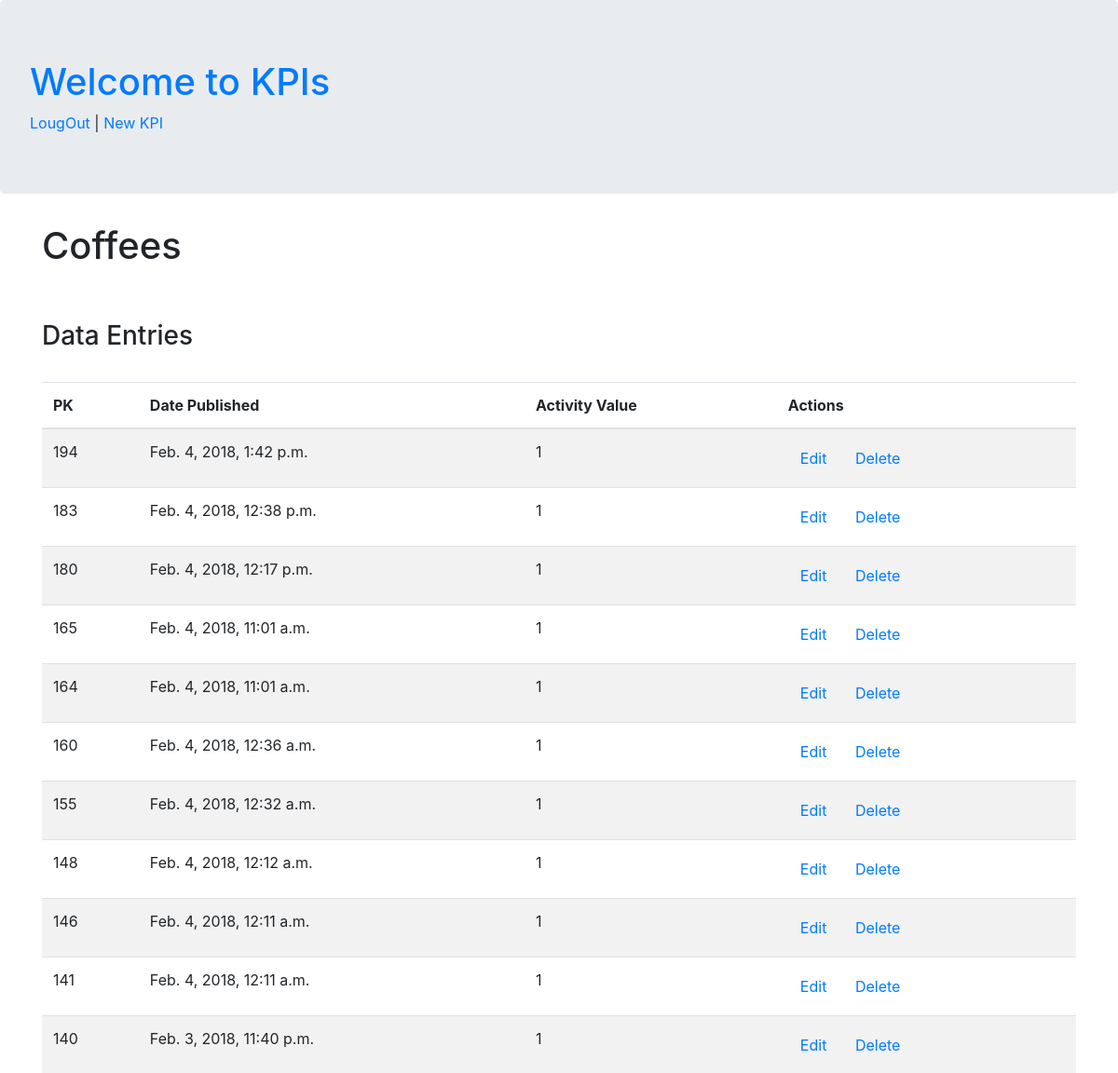
/kpis/1/ (signed in, upper part), run on an earlier commit of the app's database.
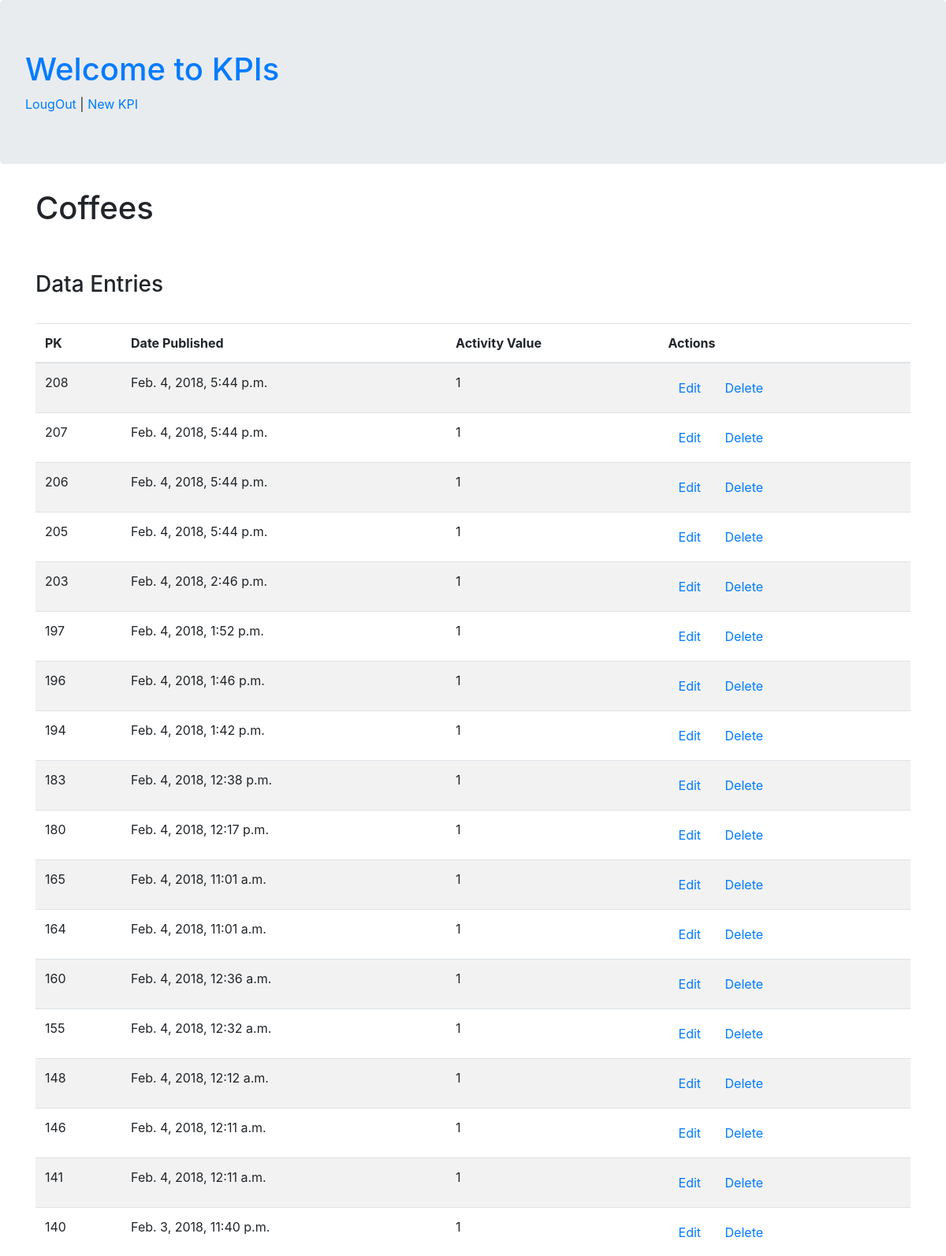
And on a later commit of the database.
### kpis/models.py (models this page shows, shortened)
class KPI(models.Model):
	author = models.ForeignKey('auth.User', on_delete = models.CASCADE)
	title = models.CharField(max_length = 200)
	date_created = models.DateTimeField(default = timezone.now)
	units = models.CharField(max_length = 20)
	DAILY = 'DY'
	WEEKLY = 'WK'
	MONTHLY = 'MH'
	YEARLY = 'YR'
	periodicity_choices = {
		(DAILY, 'Daily'),
		(WEEKLY, 'Weekly'),
		(MONTHLY, 'Monthly'),
		(YEARLY, 'Yearly'),
	}
	periodicity = models.CharField(
		max_length = 2,
		choices = periodicity_choices,
		default = DAILY,
		)
	RED = 'RD'
	GREEN = 'GR'
	BLUE = 'BL'
	group_choices = (
		(RED, 'Red'),
		(GREEN, 'Green'),
		(BLUE, 'Blue'),
	)
	group = models.CharField(
		max_length = 2,
		choices = group_choices,
		default = BLUE,
	)

class Activity(models.Model):
	activity_value = models.IntegerField(default = 1) # possibly default = 1,
	kpi = models.ForeignKey(KPI, on_delete = models.CASCADE, parent_link = True)
	datetime_logged = models.DateTimeField(default = timezone.now)

### kpis/views.py (the view)
# urls.py: path('kpis/<int:pk>/', views.kpi_detail, name = 'kpi_detail'),
@login_required
def kpi_detail(request, pk):
	kpi = get_object_or_404(KPI, pk = pk)
	activity_list = Activity.objects.filter(kpi_id = kpi.id).order_by('-datetime_logged')
	context = {
		'kpi' : kpi,
		'activity_list' : activity_list
	}
	return render(request, 'kpis/kpi_detail.html', context)

### kpis/templates/kpis/kpi_detail.html
{% extends 'kpis/base.html' %}
{% block content %}
<h1>{{ kpi.title }}</h1>
<br>
<br>
<h3>Data Entries</h3>
<br>
<div class="table-responsive">
	<table class="table table-striped">
		<thead>
			<tr>
				<th>PK</th>
				<th>Date Published</th>
				<th>Activity Value</th>
				<th>Actions</th>
			</tr>
		</thead>
		<tbody>
			{% for activity in activity_list %}
				<tr>
					<td>{{ activity.pk }}</td>
					<td>{{ activity.datetime_logged }}</td>
					<td>{{ activity.activity_value }}</td>
					<td><a href="" class="btn btn-default">Edit</a>
						<a href="" class="btn btn-default">Delete</a></td>
				</tr>
			{% endfor %}
		</tbody>
	</table>
</div>
{% endblock %}

### kpis/templates/kpis/base.html (shortened to what this page needs)
<!DOCTYPE html>
{% load static %}
<html lang="en">
  <head>
    <link rel="stylesheet" href="https://maxcdn.bootstrapcdn.com/bootstrap/4.0.0-alpha.6/css/bootstrap.min.css">
  </head>
  <body>
  <div class="jumbotron">
    <a href="{% url 'index' %}"><h1>Welcome to KPIs</h1></a>
    {% if user.is_authenticated %}
      <a href="{% url 'logout' %}">LougOut</a>
      <span>  |  </span>
      <a href="{% url 'kpi_new' %}">New KPI</a>
    {% endif %}
  </div>
  <div class="container">
        {% block content %}
        {% endblock %}
  </div>
  </body>
</html>

What changed in the data, as far as the page shows it:
added Activity: pk "208", datetime_logged "Feb. 4, 2018, 5:44 p.m.", activity_value "1"
added Activity: pk "207", datetime_logged "Feb. 4, 2018, 5:44 p.m.", activity_value "1"
added Activity: pk "206", datetime_logged "Feb. 4, 2018, 5:44 p.m.", activity_value "1"
added Activity: pk "205", datetime_logged "Feb. 4, 2018, 5:44 p.m.", activity_value "1"
added Activity: pk "203", datetime_logged "Feb. 4, 2018, 2:46 p.m.", activity_value "1"
added Activity: pk "197", datetime_logged "Feb. 4, 2018, 1:52 p.m.", activity_value "1"
added Activity: pk "196", datetime_logged "Feb. 4, 2018, 1:46 p.m.", activity_value "1"
